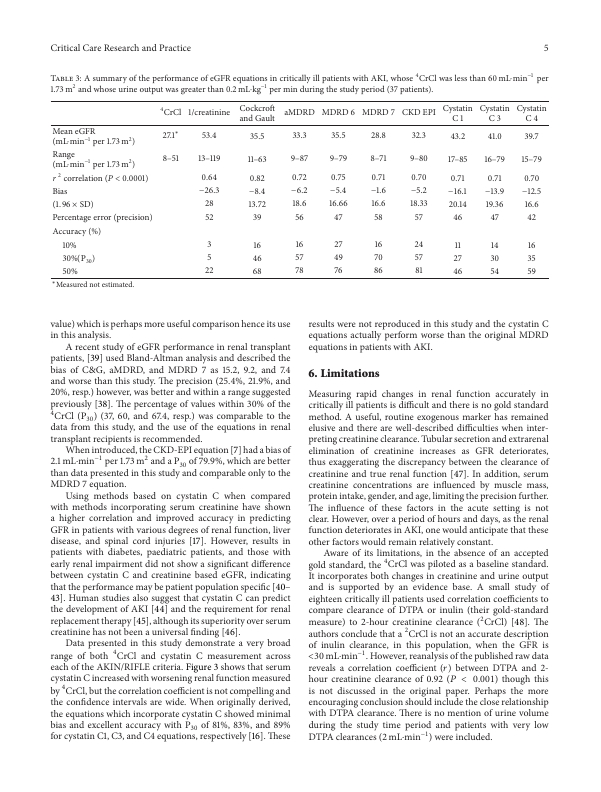
#> input picture app/dla/src/models/dit/object_detection/publaynet_example.jpeg, 601 x 792 px; its folder holds only this picture in this run
$ python -i dla_pipeline_support_functions.py   (imports and definitions only)
#> lines starting #> are read from the running program, lines starting #| are printed output that depends on the picture; after the words box and inside, x2 and y2 are one past the last pixel; in counts of white or black regions, pixels touching at a corner belong together; long printed decimals are rounded
#> further down, picture is the input picture: shape (792, 601, 3); mean B, G, R 240.3, 240.3, 240.4
# %% Imports

import json
import os
import shutil
from ast import literal_eval
from datetime import datetime
from os.path import join

import cv2
import numpy as np
import pandas as pd
from matplotlib import pyplot as plt
from scipy.signal import sepfir2d


# %% FILE IO Support Functions
# [130 lines left out: functions find_files_recursively, delete_contents_in_directory, reset_directory, get_filename_without_extension, list_files_with_extensions, print_log_title and 3 more, not called in this run]


def get_array_filled_ratio(arr):
    return np.count_nonzero(arr) / arr.size


# [223 lines left out: functions get_smallest_array_overlap, get_array_overlap, stack_2_arrays, crop_stacks_2, crop_stacks, generate_rectangular_mask and 9 more, not called in this run]


# edge detection kernels
p = [0.30320, 0.249724, 0.439911, 0.249724, 0.30320]
d = [-0.104550, -0.292315, 0.0, 0.292315, 0.104550]


def extract_edge(im_g, d, p):
    im_x = sepfir2d(im_g, d, p)  # spatial (x) derivative
    im_y = sepfir2d(im_g, p, d)  # spatial (y) derivative
    return np.sqrt(im_y**2 + im_x**2)


# [108 lines left out: function get_content_cluster_masks_bar_scan, not called in this run]


def get_content_cluster_masks_contours(
    masked_img,
    initial_mask=None,
    filled_threshold=0.1,
    binary_threshold=200,
):
    """
    This function identifies clusters of content on a white page and
    generates a mask for each cluster, allowing it to be isolated.
    If an initial mask is given, it is applied before searching for
    new clusters.
    """
#> called with filled_threshold = 0.1, binary_threshold = 200

    mask_groups = []

    # Convert image to grayscale
    masked_img_bw = cv2.cvtColor(masked_img, cv2.COLOR_BGR2GRAY)

    # Binary bin
    masked_img_bw[masked_img_bw <= binary_threshold] = 0
    masked_img_bw[masked_img_bw > binary_threshold] = 255
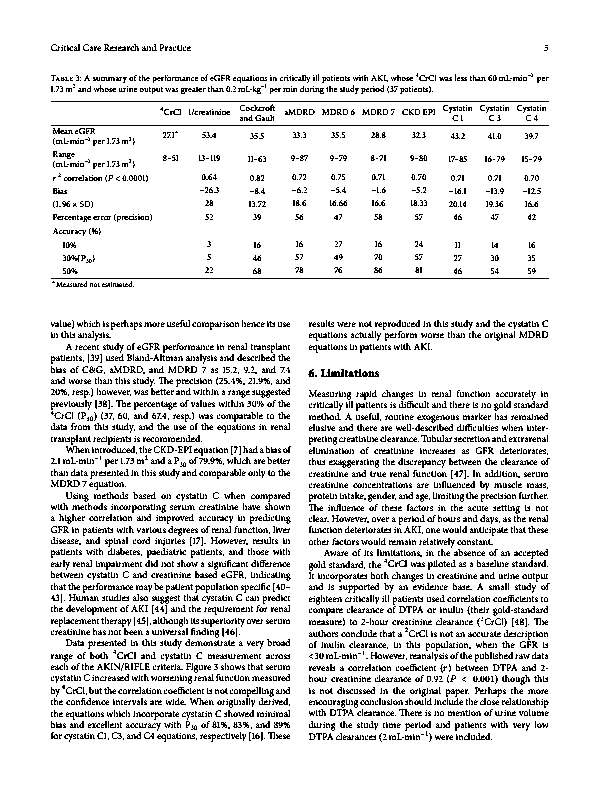
#> masked_img_bw: shape (792, 601); 89.2% white; black in thin lines or dots, all inside (x1, y1, x2, y2) = (51, 44, 550, 742)

    ##############################################################################
    ## Apply initial mask and fill with white space
    ##############################################################################

    if initial_mask is None:
        initial_mask = np.ones(masked_img_bw.shape)

    # Apply initial mask
    positions = np.argwhere(initial_mask == 0)
#> positions = empty array
    masked_img_bw[positions[:, 0], positions[:, 1]] = 255

    ##############################################################################
    ## Blur and bin
    ##############################################################################

    # Apply a blur
    ks = 25  # kernel size
    masked_img_bw = cv2.GaussianBlur(masked_img_bw, (ks, ks), 0)
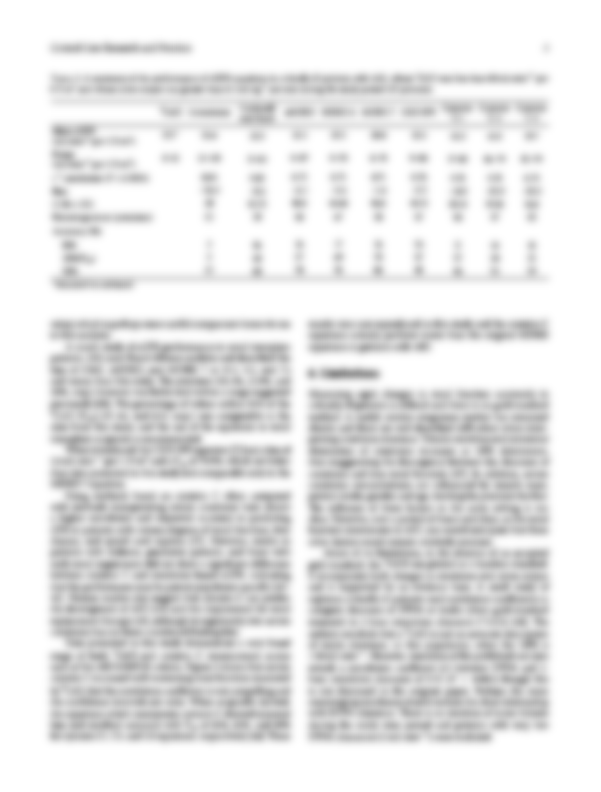
#> masked_img_bw: shape (792, 601); min 143, max 255, mean 227.4

    # Binary bin
    masked_img_bw[masked_img_bw <= 250] = 0
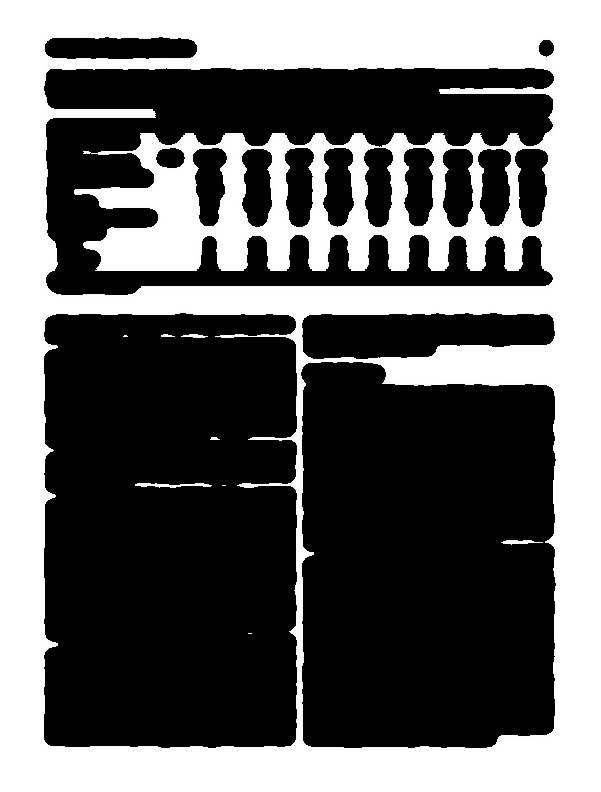
#> masked_img_bw: shape (792, 601); min 0, max 255, mean 101.1
    masked_img_bw[masked_img_bw > 250] = 255
#> masked_img_bw: shape (792, 601); 39.7% white; 9 white regions (3 under 20 px)

    ##############################################################################
    ## Find groups of content
    ##############################################################################

    # Find edges
    result_edges = extract_edge(masked_img_bw, d=d, p=p)
#> in extract_edge, `im_y = sepfir2d(im_g, p, d)`:
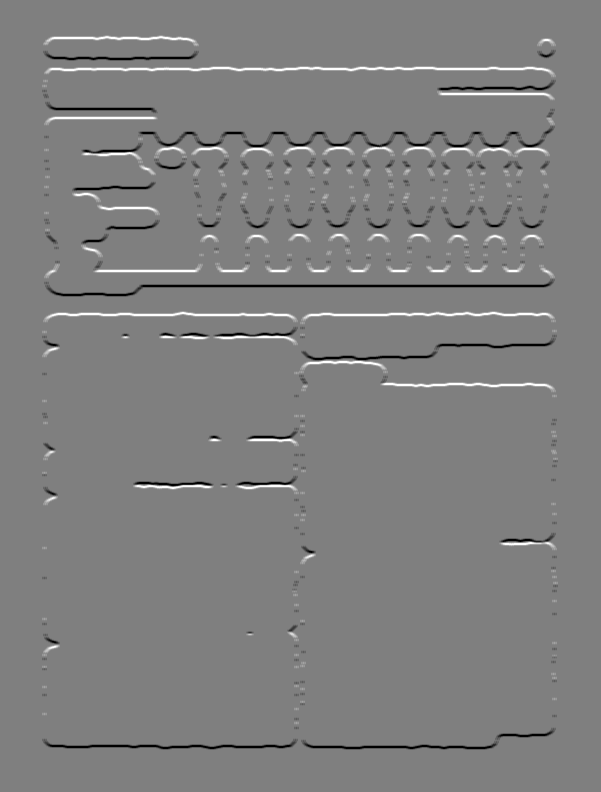
#> im_y: shape (792, 601) float32; min -156.4, max 156.4, mean 0; drawn with min black and max white
#> in extract_edge, `return np.sqrt(im_y**2 + im_x**2)`:
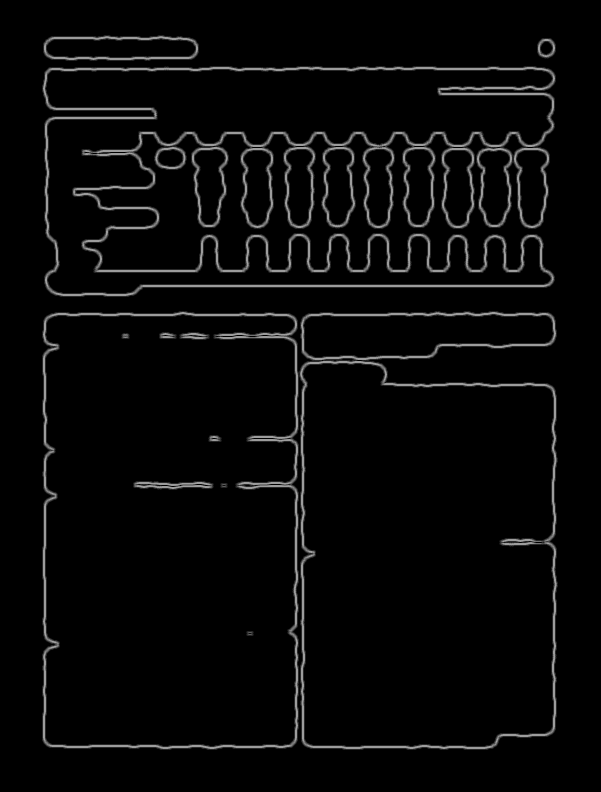
#> returned value: shape (792, 601) float32; min 0, max 162.6, mean 8.2
    cv2.normalize(result_edges, result_edges, 0, 255, cv2.NORM_MINMAX)
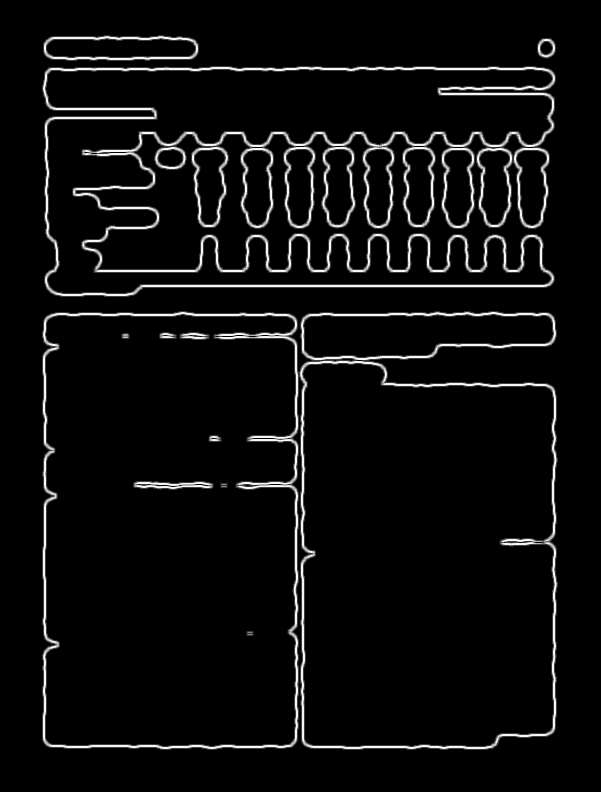
#> result_edges: shape (792, 601) float32; min 0, max 255, mean 12.9
    result_edges = result_edges.astype("uint8")

    # Find contours from the edges
    contours, hierarchy = cv2.findContours(
        result_edges, cv2.RETR_EXTERNAL, cv2.CHAIN_APPROX_NONE
    )
#> contours = 4 contours; box (x1, y1, x2, y2) and area: (42, 311, 558, 750) 215136, (42, 66, 556, 297) 86002, (43, 35, 199, 61) 3544, (537, 38, 556, 59) 312

    ln_thickness = -1
    v = 1

    # Filter out contours that are too small
    for i, cnt in enumerate(contours):
        msk = np.zeros(initial_mask.shape, dtype="uint8")
        cv2.drawContours(msk, [cnt], -1, v, ln_thickness)

        filled_ratio = get_array_filled_ratio(msk)
        if filled_ratio >= filled_threshold:
            mask_groups.append(msk)
        else:
            print(f"rejected_filled_ratio: {filled_ratio}")
#> this loop made 4 passes
#> filled_ratio on passes 1 to 4: 0.455, 0.186, 0.000721, 0.0078
#| rejected_filled_ratio: 0.0007206
#| rejected_filled_ratio: 0.007798
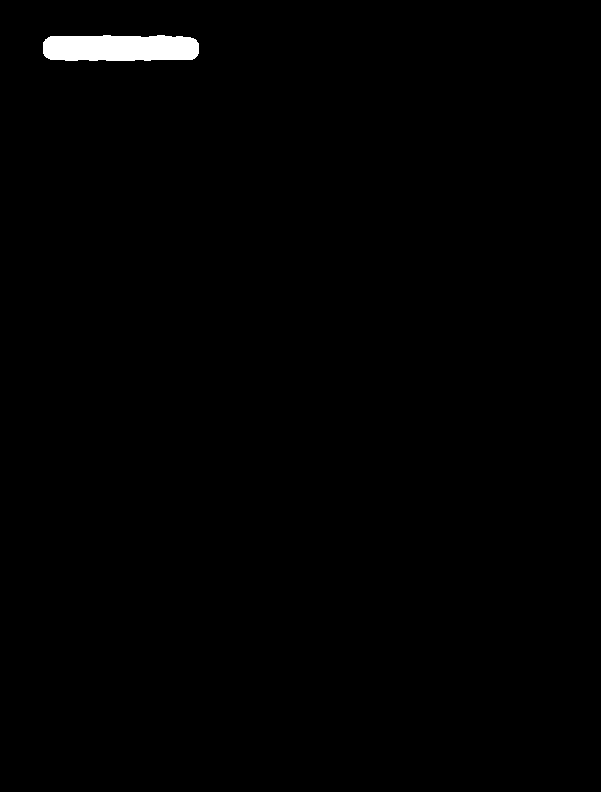
#> msk: shape (792, 601); values 0 (black) and 1 (white), 0.78% white; 1 white region, box (x1, y1, x2, y2) and area: (43, 35, 199, 61) 3712
#> after the loop, mask_groups = 2 items

    return mask_groups


# [222 lines left out: functions find_mask_parent, find_mask_list_parents, generate_batch_load_json, load_coco_annotations_json, generate_coco_annotations_df, valadiate_results_csvs and 1 more, not called in this run]

>>> import cv2
>>> picture = cv2.imread('models/dit/object_detection/publaynet_example.jpeg')
>>> result = get_content_cluster_masks_contours(picture)
#> result = 2 items
